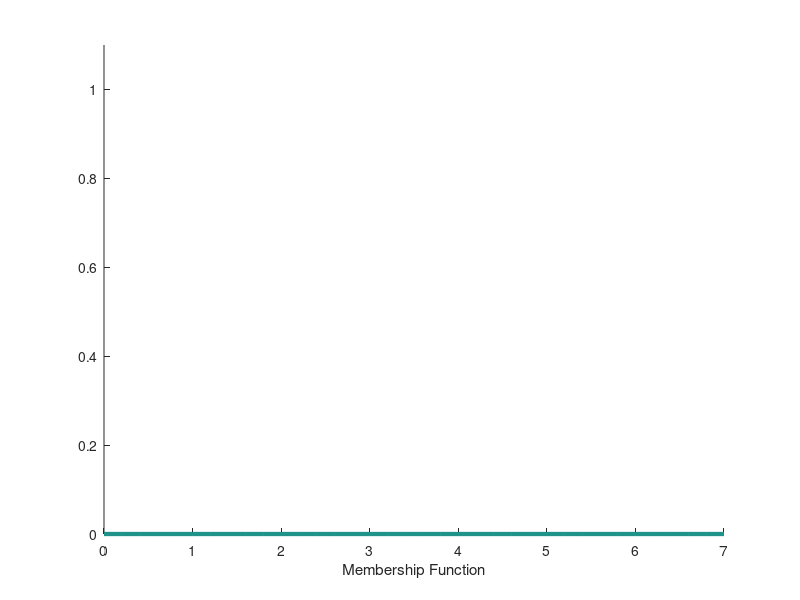

The MATLAB source for this figure:
%  Shahab Sotudian--94125091
% ********* core of membership function *********
disp('*** core of Trapezoidal membership function ***')
disp('Enter the parameter of trapezoidal membership function ***')
disp('--->>   0<a<b<c<d')

a=input('Enter the amount of  a ');
b=input('Enter the amount of  b ');
c=input('Enter the amount of  c ');
d=input('Enter the amount of  d ');
x=0:0.2:(d+2);

%Trapezoidal membership function
y = zeros(size(x));
% Left and right shoulders (y = 0)
index = find(x <= a | d <= x);
y(index) = zeros(size(index));

% Left slope of membership
if (a ~= b)
    index = find(a < x & x < b);
    y(index) = (x(index)-a)/(b-a);
end
% Center (y = 1)
if (b ~= c)
    index = find(b <= x & x <= c);
    y(index) = ones(size(index));
end
% right slope of membership
if (c ~= d)
    index = find(c < x & x < d);
    y(index) = (d-x(index))/(d-c);
end


% core of membership
s = find(y==1);
disp('>>> core of this membership is :')
x(s)

 x_length = length(x);
z = zeros(1,x_length);
col = y;  % This is the color, vary with y in this case.
surface([x;x],[y;y],[z;z],[col;col],...
        'facecol','no',...
        'edgecol','interp',...
        'linew',3);
 xlabel('Convexe MF')
 axis([0 (d+2) 0  1.1]);
 xlabel('Membership Function')


